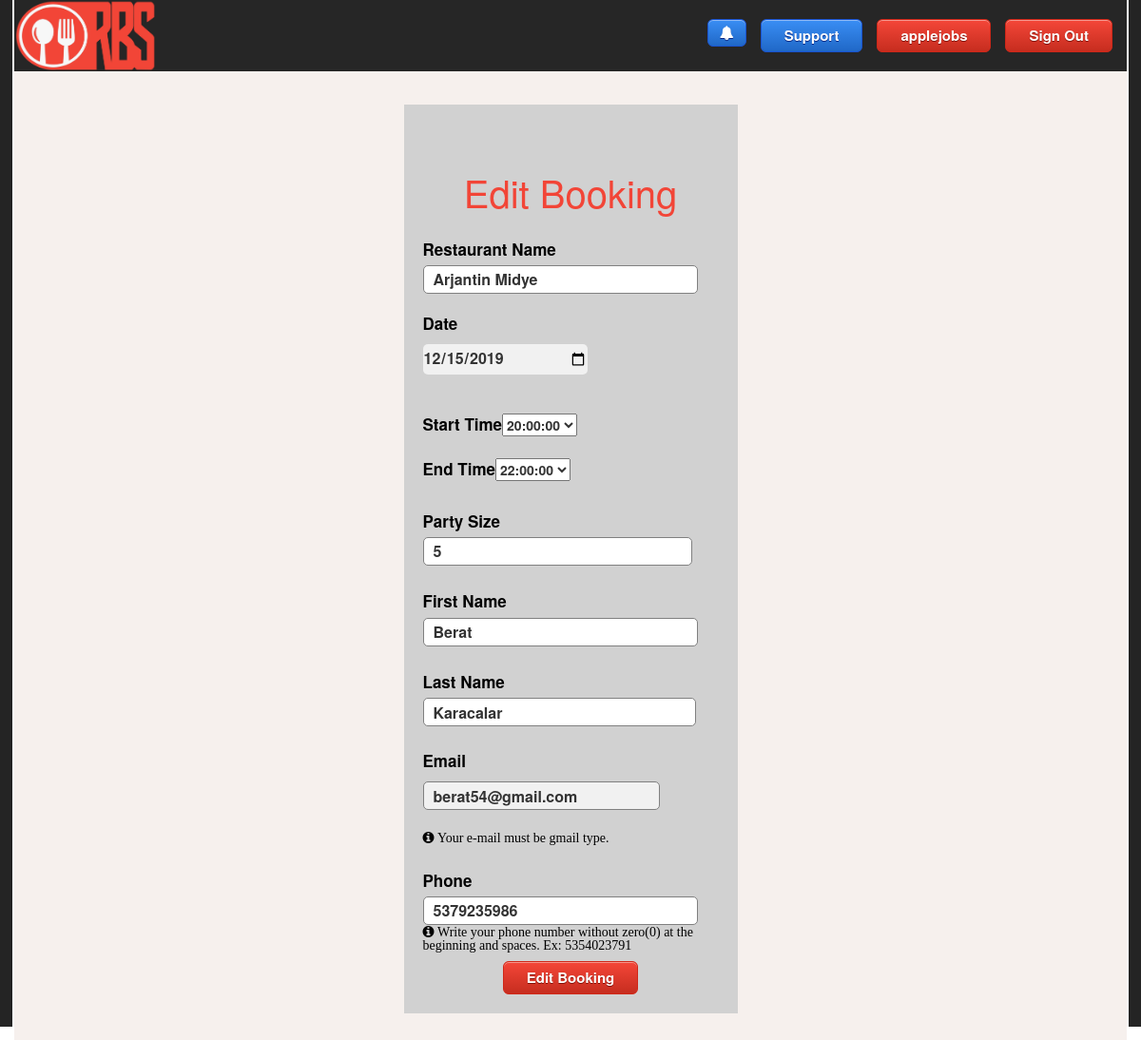
Page /Project/editBookingForm.php?varname=1 (signed in) on the committed database.
### tables this page shows
CREATE TABLE `restaurant_owner` (
  `uname` varchar(45) NOT NULL,
  `fname` varchar(45) NOT NULL,
  `lname` varchar(45) NOT NULL,
  `rest_name` varchar(45) NOT NULL,
  `email` varchar(45) NOT NULL,
  `psw` varchar(45) NOT NULL,
  `location` varchar(45) NOT NULL,
  `phoneNo` varchar(45) NOT NULL,
  `cap` int(11) NOT NULL,
  `description` longtext DEFAULT NULL,
  `payment` longtext DEFAULT NULL,
  `additional` longtext DEFAULT NULL,
  `address` longtext DEFAULT NULL,
  `startTime` time DEFAULT NULL,
  `endTime` time DEFAULT NULL,
  `stars` int(11) DEFAULT NULL,
  `cuisines` longtext DEFAULT NULL,
  `seating_options` longtext DEFAULT NULL,
  `price` int(11) DEFAULT NULL,
  `isBanned` tinyint(4) DEFAULT NULL,
  `warnCount` int(11) DEFAULT NULL,
  `recCode` varchar(45) NOT NULL,
  `shutdown` tinyint(4) NOT NULL DEFAULT 0,
  PRIMARY KEY (`uname`)
);

CREATE TABLE `bookings` (
  `bookingId` bigint(20) NOT NULL AUTO_INCREMENT,
  `customer_uname` varchar(45) NOT NULL ,
  `restaurant_uname` varchar(45) NOT NULL,
  `party` int(11) NOT NULL,
  `start_time` time NOT NULL,
  `end_time` time NOT NULL,
  `fname` varchar(45) NOT NULL,
  `lname` varchar(45) NOT NULL,
  `email` varchar(45) NOT NULL,
  `phoneNo` varchar(45) NOT NULL,
  `date` date NOT NULL,
  `is_suspended` tinyint(4) NOT NULL DEFAULT 0,
  PRIMARY KEY (bookingId),
  FOREIGN KEY (customer_uname) REFERENCES user(uname),
  FOREIGN KEY (restaurant_uname) REFERENCES restaurant_owner(uname)
);

### Project/editBookingForm.php (the view, shortened to what this page needs)
<link rel="stylesheet" href="style.css"></link>
<?php include('bootstrapinclude.php') ?>
<?php
include 'editBook.php';
$vname = $_GET['varname'];
$sql = "select * from bookings where bookingId='$vname'";
$query = mysqli_query($conn, $sql);
$row = mysqli_fetch_array($query, MYSQLI_ASSOC);
$r_uname = $row['restaurant_uname'];
$sql2 = "select * from restaurant_owner where uname='$r_uname'";
$query2 = mysqli_query($conn, $sql2);
$row2 = mysqli_fetch_array($query2, MYSQLI_ASSOC);
$restName = $row2['rest_name'];
$fname = $row['fname'];
$lname = $row['lname'];
$email = $row['email'];
$date = $row['date'];
$startTime = $row['start_time'];
$endTime = $row['end_time'];
$phone = $row['phoneNo'];
$party = $row['party'];
?>
<body>
<div class="container">
    <div class="top">
        <a href="SignOut.php"><button  id="signout">Sign Out </button></a>
        <a href='userProfile.php?varname=<?php echo $_SESSION['username'] ?>'><button id="profile" ><?php echo $_SESSION['username'] ?></button></a>
        <a href ="support.php"><button id ="support"> Support</button> </a>
        <div class="dropdown">
            <a href="notifications.php" class="notification">
                <i class="fa fa-bell" aria-hidden="true"></i>
            </a>
        </div>
        <a href="index.php"><img src="img/LOGO.png" alt="RBS" style="width:150px"></a>
    </div>
    <div class="container" id="fullC">
        <div id='formArea'>
            <form class='formX' method='post' action='editBookingForm.php?varname=<?php echo $vname ?>'>
                <h1>Edit Booking</h1>
                <div class="input-group">
                    <label for="rName">Restaurant Name</label>
                    <input class="input" type="text" value="<?php echo $restName ?>" name="rName" readonly></input>
                </div>
                <div class="input-group">
                    <label for="date">Date</label>
                    <input onclick="dateConstraint()" class="input" id="bookingDate" type="date" name="date" value="<?php echo $date ?>" ></input>
                </div>
                <div class="input-group">
                    <label>Start Time</label>
                    <select class="input" type="time" name="startTime" required>
                        <option value="<?php echo $startTime ?>" selected hidden><?php echo $startTime ?></option>
                    </select>
                </div>
                <div class="input-group">
                    <label>End Time</label>
                    <select class="input" type="time" name="endTime" required>
                        <option value="<?php echo $endTime ?>"selected hidden><?php echo $endTime ?></option>
                    </select>
                </div>
                <div class="input-group">
                    <label for="lname">Party Size</label>
                    <input class="input" type="text" placeholder="Enter Party Size" name="party" value="<?php echo $party ?>"></input>
                </div>
                <div class="input-group">
                    <label for="fname">First Name</label>
                    <input class="input" type="text" placeholder="Enter First Name"name="fname" value="<?php echo $fname ?>"></input>
                </div>
                <div class="input-group">
                    <label for="lname">Last Name</label>
                    <input class="input" type="text"  placeholder="Enter Last Name"name="lname" value="<?php echo $lname ?>"></input>
                </div>
                <div class="input-group">
                    <label>Email</label>
                    <input placeholder="Your Email Address" type="email" name="email" value="<?php echo $email ?>" pattern="[a-z0-9._%+-]+@gmail\.com$" title="Your email must be gmail type." />
                    <div class="help_text">
                        <i class="fa fa-info-circle" style="color:black;" aria-hidden="true">  Your e-mail must be gmail type. </i>
                    </div>
                </div>
                <div class="input-group">
                    <label for="phoneNo">Phone</label>
                    <input class="input" type="tel" placeholder="Enter Phone Number" name="phoneNo" value="<?php echo $phone ?>" pattern="[0-9]{10}"></input>
                    <div class="help_text">
                        <i class="fa fa-info-circle" style="color:black;" aria-hidden="true">  Write your phone number without zero(0) at the beginning and spaces. Ex: 5354023791 </i>
                    </div>
                </div>
                <a href='editBook.php?varname=<?php echo $vname ?>'><button type='submit' class='btn' name='editBooking'>Edit Booking</button></a>
            </form>
        </div>
    </div>
</div>
</body>

### Project/style.css (style rules this page uses)
body { height:100%; background-repeat:no-repeat; background-attachment:fixed; background-position:top; background-image:url("img/homeBG.png") }
.top { background-color:#262626; }
.top img { size:landscape; width:250px; height:75px; }
.top button { float : right ; margin-top : 20px; margin-right : 15px; box-shadow:inset 0px 1px 0px 0px #f5978e; background:linear-gradient(to bottom, #f24537 5%, #c62d1f 100%); background-color:#f24537; border-radius:6px; border:1px solid #d02718; display:inline-block; cursor:pointer; color:#ffffff; font-size:15px; font-weight:bold; padding:6px 24px; text-decoration:none; text-shadow:0px 1px 0px #810e05; }
.container { min-height:1080px; width:100%; height:auto; background:#F6F0ED; box-shadow:0px 2px 0px 2px white; }
#fullC { height:auto; }
.dropdown { float:right; position: relative; display: inline-block; }
.notification { float:right; margin-top : 20px; margin-right : 15px; color:#ffffff; text-decoration: none; padding: 6px 12px; position: relative; display: inline-block; box-shadow:inset 0px 1px 0px 0px #8EB9F5; background:linear-gradient(to bottom, #388CF2 5%, #2068C7 100%); background-color:#388CF2; border-radius:6px; border:1px solid #1953D1; font-size:15px; font-weight:bold; text-shadow:0px 1px 0px #052482; }
#support, .support { margin-top:20px; box-shadow:inset 0px 1px 0px 0px #8EB9F5; background:linear-gradient(to bottom, #388CF2 5%, #2068C7 100%); background-color:#388CF2; border-radius:6px; border:1px solid #1953D1; display:inline-block; cursor:pointer; color:#ffffff; font-size:15px; font-weight:bold; padding:6px 24px; text-decoration:none; text-shadow:0px 1px 0px #052482; }
.container h1 { text-align:center ; font-size:40px; color:#f24537; margin-top : 50px; }
.form-container input[type=text], input[type=password],input[type=number],input[type=email], #bookingDate, #bookingTime { width: 100%; padding: 16px 0px; margin: 5px 0 22px 0; border: none; background: #f1f1f1; }
#profile { top: 25px; right: 130px; }
#signout { top: 25px; right: 10px; }
* { box-sizing: border-box; }
#formArea { display:block; margin-top:3%; }
.formX, .content { width: 30%; margin: 0px auto; padding: 20px; background-color:#D1D1D1; font-weight:bold; text-align:center; }
.input-group { margin: 10px 0px 10px 0px; text-align:left; }
.input-group label { letter-spacing: 0px; word-spacing: 0px; font-weight: bold; }
.input-group input { height: 30px; width: 93%; padding: 5px 10px; font-size: 16px; border-radius: 5px; border: 1px solid gray; }
.formX button { box-shadow:inset 0px 1px 0px 0px #f5978e; background:linear-gradient(to bottom, #f24537 5%, #c62d1f 100%); background-color:#f24537; border-radius:6px; border:1px solid #d02718; display:inline-block; cursor:pointer; color:#ffffff; font-size:15px; font-weight:bold; padding:6px 24px; text-decoration:none; text-shadow:0px 1px 0px #810e05; }
#personalInfos p, label { margin-top : 5%; font-size: 17px; word-spacing: 2px; color: #000000; font-weight: normal; text-decoration: none; font-style: normal; font-variant: normal; text-transform: none; }

### Project/bootstrapinclude.php (style rules this page uses)
.container { padding-right:0px; padding-left:0px; }

### rows in the picture
restaurant_owner: rName "Arjantin Midye"
bookings: date "12/15/2019", startTime "20:00:00", endTime "22:00:00", party "5", fname "Berat", lname "Karacalar", email "berat54@gmail.com", phoneNo "5379235986"

### other values in the picture
$_SESSION['username'] "applejobs"
